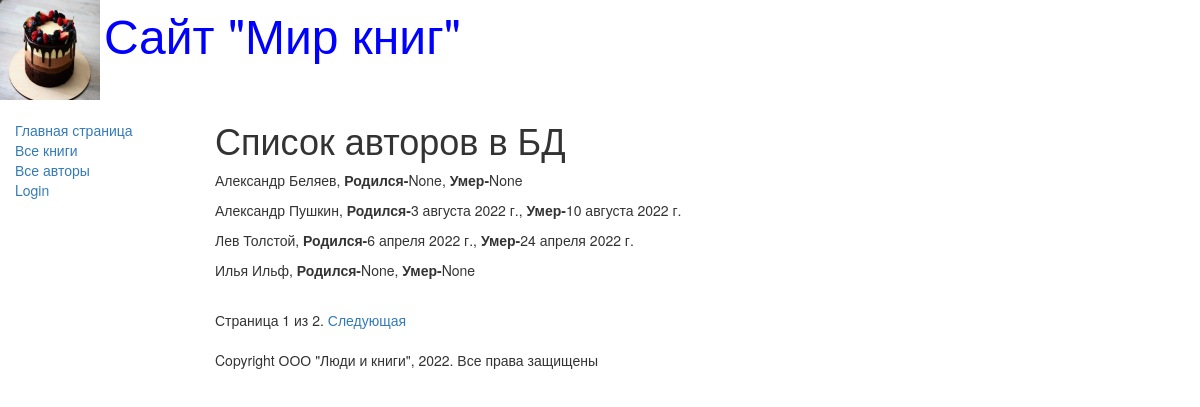
/author/, run on an earlier commit of the app's database.
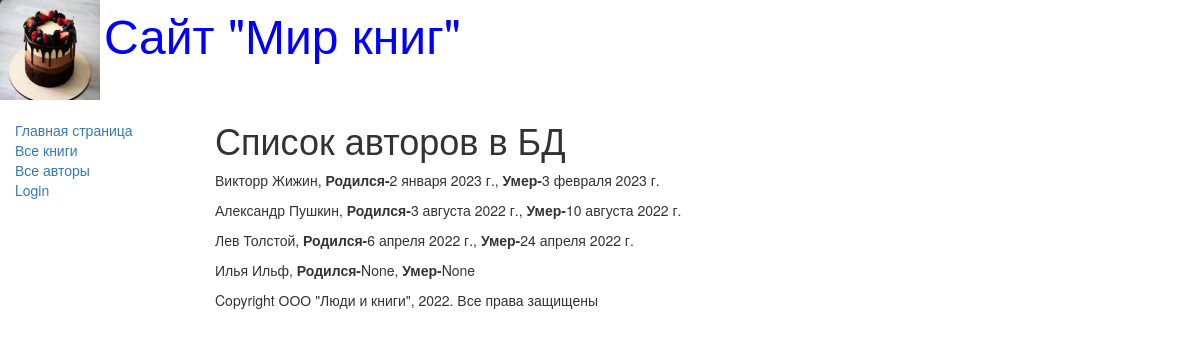
And on a later commit of the database.
### catalog/models.py (models this page shows, shortened)
class Author(models.Model):
    first_name = models.CharField(max_length=100, help_text="Введите имя автора", verbose_name="Имя автора")
    last_name = models.CharField(max_length=100, help_text="Введите фамилию автора", verbose_name="Фамилия автора")
    date_of_birth = models.DateField(help_text="Введите дату рождения", verbose_name="Дата рождения", null=True,
                                     blank=True)
    date_of_death = models.DateField(help_text="Введите дату смерти", verbose_name="Дата смерти", null=True, blank=True)

### catalog/views.py (the view)
# urls.py: path(r'author/', views.AuthorListView.as_view(), name='authors'),
class AuthorListView(generic.ListView):
    model = Author
    paginate_by = 4

### catalog/templates/catalog/author_list.html
{% extends "base_generic.html" %}
{% block content %}
    <h1>Список авторов в БД</h1>
    {% if author_list %}
        {% for author in author_list.all %}
        <p>{{author.first_name}}   {{author.last_name}},
            <strong>Родился-</strong>{{author.date_of_birth}},
            <strong>Умер-</strong>{{author.date_of_death}}</p>
        {% endfor %}
    {% else %}
        <p>В базе данных нет авторов</p>
    {% endif %}
{% endblock %}

### catalog/templates/base_generic.html (shortened to what this page needs)
<!DOCTYPE html>
<html lang="en">
<head>
    <link rel="stylesheet"
          href="https://maxcdn.bootstrapcdn.com/bootstrap/3.3.7/css/bootstrap.min.css">
    {% load static %}
    <link rel="stylesheet" href="{% static 'css/styles.css' %}">
    {% block head %}
    <img src="{% static 'images/logotip.jpg' %}"
         style="width:100px; height:100px;" align="absmiddle">
    <font size=7, color="blue">Сайт "Мир книг"</font>
    {% endblock %}
</head>
<body>
<div class="container-fluid">
    <div class="row">
        <div class="col-sm-2">
            {% block sidebar %}
            <ul class="sidebar-nav">
                <li><a href="{% url 'index' %}">Главная страница</a></li>
                <li><a href="{% url 'books' %}">Все книги</a></li>
                <li><a href="{% url 'authors' %}">Все авторы</a></li>
                {% if user.is_authenticated %}
                <li>Пользователь: {{user.get_username }}</li>
                <li><a href="{% url 'logout' %}?next={{request.path}}">Logout</a></li>
                {% else %}
                <li><a href="{% url 'login' %}?next={{request.path}}">Login</a></li>
                {% endif %}
            </ul>
            {% endblock %}
        </div>
        <div class="col-sm-10">
            {% block content %}{% endblock %}
            {% block pagination %}
                {% if is_paginated %}
                <div class="pagination">
                    <span class="page-links">
                        <span class="page-current">
                            Страница {{page_obj.number }} из {{ page_obj.paginator.num_pages }}.
                        </span>
                        {% if page_obj.has_next %}
                            <a href="{{ request.path }}?page= {{ page_obj.next_page_number }}">Следующая</a>
                        {% endif %}
                    </span>
                </div>
                {% endif %}
            {% endblock %}
            {% block footer %}
            {% block copyright %}
            <p>Copyright ООО "Люди и книги", 2022. Все права защищены</p>
            {% endblock %}
            {% endblock %}
        </div>
    </div>
</div>
</body>
</html>

### catalog/static/css/styles.css (style rules this page uses)
.sidebar-nav { margin-top: 20px; padding: 0; list-style: none; }

What changed in the data, as far as the page shows it:
removed Author: first_name "Александр", last_name "Беляев", date_of_birth "None", date_of_death "None"
added Author: first_name "Викторр", last_name "Жижин", date_of_birth "2 января 2023 г.", date_of_death "3 февраля 2023 г."
Also different on the page:
{{ page_obj.number }}: "1" → (not shown)
{{ page_obj.paginator.num_pages }}: "2" → (not shown)
text no longer shown: "Страница из . Следующая"
